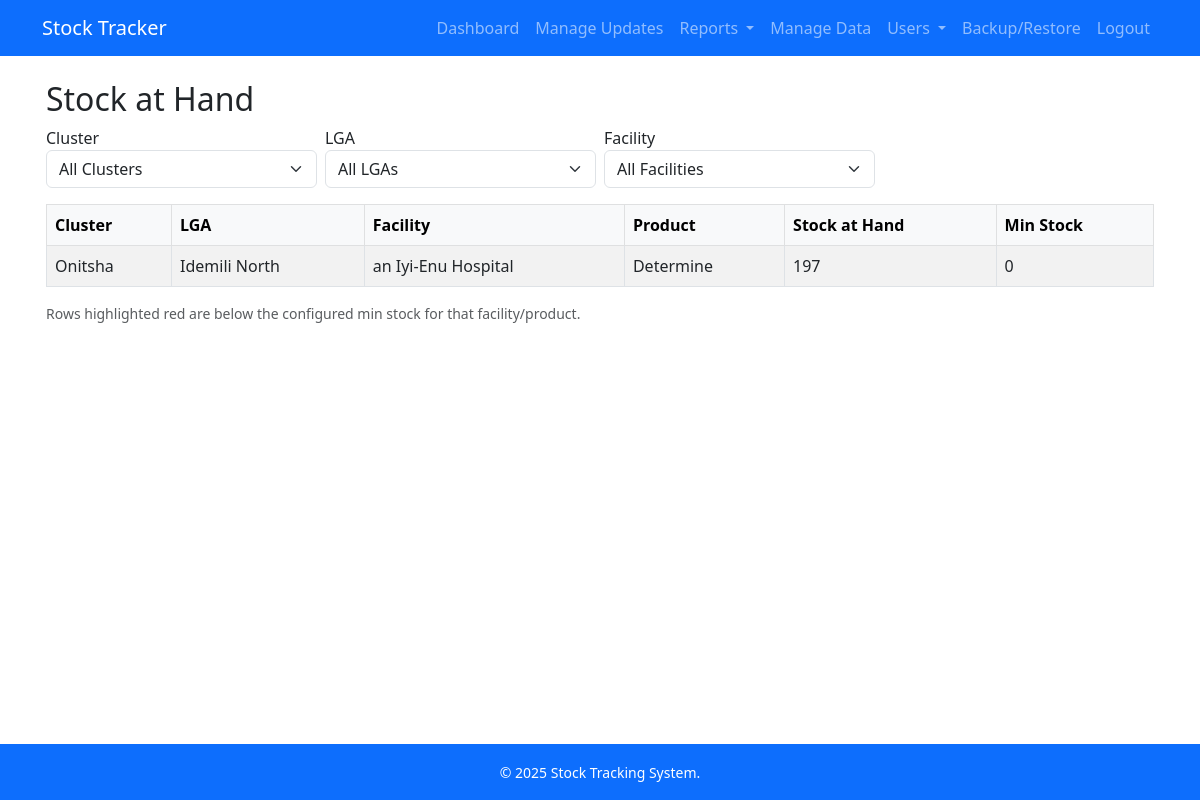
The app's page /facility_soh (signed in) with its own data.
### models.py (models this page shows, shortened)
class Facility(db.Model):
    id = db.Column(db.Integer, primary_key=True)
    name = db.Column(db.String(150), nullable=False)
    lga_id = db.Column(db.Integer, db.ForeignKey('lga.id'), nullable=False)
    newdpt_orgunitid = db.Column(db.String(100), nullable=True)
    facility_products = db.relationship('FacilityProduct', backref='facility', lazy=True)

class LGA(db.Model):
    id = db.Column(db.Integer, primary_key=True)
    name = db.Column(db.String(100), nullable=False)
    cluster_id = db.Column(db.Integer, db.ForeignKey('cluster.id'), nullable=False)
    facilities = db.relationship('Facility', backref='lga', lazy=True)

### app.py (the view, shortened to what this page needs)
@app.route('/facility_soh')
def facility_soh():
    cluster_id = request.args.get('cluster')
    lga_id = request.args.get('lga')
    facility_id = request.args.get('facility')
    base_sql = """
        SELECT c.name AS cluster,
               l.id   AS lga_id,
               l.name AS lga,
               f.id   AS facility_id,
               f.name AS facility,
               p.name AS product,
               COALESCE(fp.min_stock, 0) AS min_stock,
               SUM(
                   CASE
                       WHEN st.transaction_type IN ('Received','Opening','Transfer-In') THEN st.quantity
                       WHEN st.transaction_type IN ('Issued','Lost','Damaged','Expired','Transfer') THEN -st.quantity
                       WHEN st.transaction_type='Adjusted' THEN st.quantity
                       ELSE 0
                   END
               ) AS stock_at_hand
        FROM stock_transaction st
        JOIN facility f ON st.facility_id = f.id
        JOIN lga l ON f.lga_id = l.id
        JOIN cluster c ON l.cluster_id = c.id
        JOIN product p ON st.product_id = p.id
        LEFT JOIN facility_product fp ON fp.facility_id = f.id AND fp.product_id = p.id
        WHERE 1=1
    """
    filters = []
    params = {}
    if cluster_id:
        filters.append("AND l.cluster_id = :cluster_id")
        params["cluster_id"] = cluster_id
    if lga_id:
        filters.append("AND f.lga_id = :lga_id")
        params["lga_id"] = lga_id
    if facility_id:
        filters.append("AND f.id = :facility_id")
        params["facility_id"] = facility_id
    sql = text(base_sql + " ".join(filters) + """
        GROUP BY c.name, l.id, l.name, f.id, f.name, p.name, fp.min_stock
        HAVING stock_at_hand IS NOT NULL AND stock_at_hand != 0
        ORDER BY c.name, l.name, f.name, p.name
    """)
    result = db.session.execute(sql, params).mappings().all()
    results = [{
        'cluster': r.get('cluster','N/A'),
        'lga': r.get('lga','N/A'),
        'facility': r.get('facility','N/A'),
        'product': r.get('product','N/A'),
        'min_stock': int(r.get('min_stock') or 0),
        'stock_at_hand': int(r.get('stock_at_hand') or 0)
    } for r in result]
    if current_user.role == 'super':
        clusters = Cluster.query.order_by(Cluster.name).all()
        lgas = LGA.query.filter_by(cluster_id=cluster_id).order_by(LGA.name).all() if cluster_id else []
        facilities = Facility.query.filter_by(lga_id=lga_id).order_by(Facility.name).all() if lga_id else []
    elif current_user.role == 'cluster':
        clusters = Cluster.query.filter_by(id=current_user.cluster_id).all()
        lgas = LGA.query.filter_by(cluster_id=current_user.cluster_id).order_by(LGA.name).all()
        facilities = Facility.query.filter_by(lga_id=lga_id).order_by(Facility.name).all() if lga_id else []
    elif current_user.role == 'lga':
        clusters = Cluster.query.filter_by(id=cluster_id).all()
        lgas = LGA.query.filter_by(id=current_user.lga_id).all()
        facilities = Facility.query.filter_by(lga_id=lga_id).order_by(Facility.name).all() if lga_id else []
    elif current_user.role == 'facility':
        clusters = Cluster.query.filter_by(id=cluster_id).all()
        lgas = LGA.query.filter_by(id=lga_id).all()
        facilities = Facility.query.filter_by(id=current_user.facility_id).all()
    return render_template(
        'facility_soh.html',
        results=results,
        clusters=clusters,
        lgas=lgas,
        facilities=facilities,
        selected_cluster=cluster_id,
        selected_lga=lga_id,
        selected_facility=facility_id
    )

### app.py (called while the page is built)
@login_manager.user_loader
def load_user(user_id):
    return User.query.get(int(user_id))

### templates/facility_soh.html (shortened to what this page needs)
{% extends 'base.html' %}
{% block content %}
<h2>Stock at Hand</h2>
<form method="get" class="row g-2 mb-3">
  <div class="col-md-3">
    <label>Cluster</label>
    <select name="cluster" class="form-select" onchange="this.form.submit()">
      <option value="">All Clusters</option>
    </select>
  </div>
  <div class="col-md-3">
    <label>LGA</label>
    <select name="lga" class="form-select" onchange="this.form.submit()">
      <option value="">All LGAs</option>
    </select>
  </div>
  <div class="col-md-3">
    <label>Facility</label>
    <select name="facility" class="form-select" onchange="this.form.submit()">
      <option value="">All Facilities</option>
    </select>
  </div>
</form>
<div class="table-responsive">
<table class="table table-bordered table-striped">
  <thead class="table-light">
    <tr>
      <th>Cluster</th>
      <th>LGA</th>
      <th>Facility</th>
      <th>Product</th>
      <th>Stock at Hand</th>
      <th>Min Stock</th>
    </tr>
  </thead>
  <tbody>
    {% for row in results %}
    <tr class="{% if row.stock_at_hand < row.min_stock %}table-danger{% endif %}">
      <td>{{ row.cluster }}</td>
      <td>{{ row.lga }}</td>
      <td>{{ row.facility }}</td>
      <td>{{ row.product }}</td>
      <td>{{ "{:,}".format(row.stock_at_hand) }}</td>
      <td>{{ "{:,}".format(row.min_stock) }}</td>
    </tr>
    {% endfor %}
  </tbody>
</table>
</div>
<p class="text-muted small">
  Rows highlighted red are below the configured min stock for that facility/product.
</p>
{% endblock %}

### records on screen
Facility: cluster "Onitsha", lga "Idemili North", facility "an Iyi-Enu Hospital", product "Determine", stock_at_hand "197", min_stock "0"

### other values on screen
{{ current_year or 2025 }} "2025"
